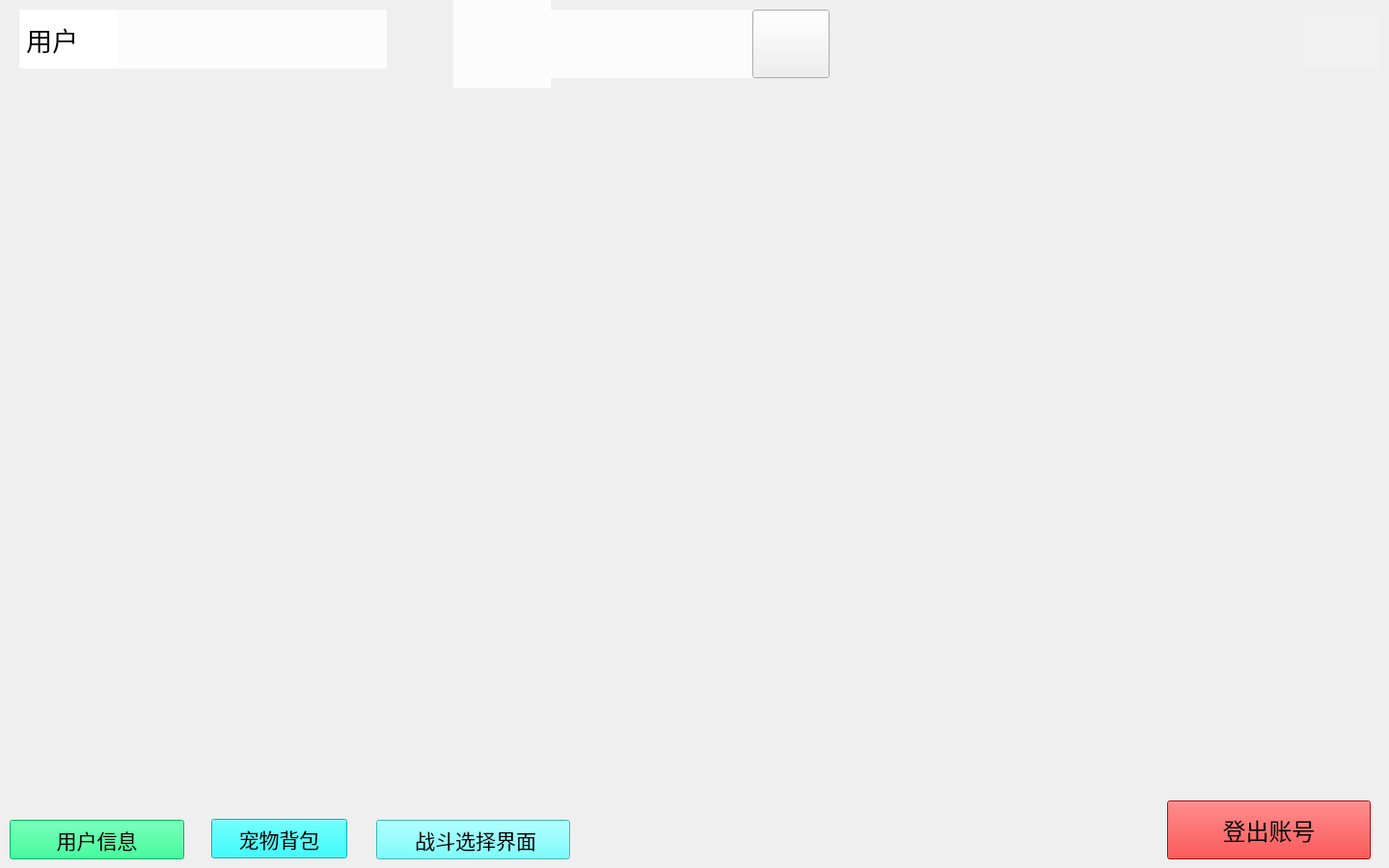
<?xml version="1.0" encoding="UTF-8"?>
<ui version="4.0">
 <class>lobby</class>
 <widget class="QWidget" name="lobby">
  <property name="geometry">
   <rect>
    <x>0</x>
    <y>0</y>
    <width>1440</width>
    <height>900</height>
   </rect>
  </property>
  <property name="windowTitle">
   <string>Form</string>
  </property>
  <widget class="QStackedWidget" name="stackedWidget">
   <property name="geometry">
    <rect>
     <x>0</x>
     <y>0</y>
     <width>1440</width>
     <height>900</height>
    </rect>
   </property>
   <property name="currentIndex">
    <number>0</number>
   </property>
   <widget class="QWidget" name="lobby_2">
    <property name="styleSheet">
     <string notr="true">QWidget #lobby_2{
	background-image: url(:/resource/background/lobby.jpg);
 	background-size: cover; 
    background-position: center;
    background-repeat: no-repeat; 
}</string>
    </property>
    <widget class="QLabel" name="lobby_backgound">
     <property name="geometry">
      <rect>
       <x>20</x>
       <y>0</y>
       <width>1440</width>
       <height>900</height>
      </rect>
     </property>
     <property name="font">
      <font>
       <family>幼圆</family>
       <pointsize>14</pointsize>
      </font>
     </property>
     <property name="autoFillBackground">
      <bool>true</bool>
     </property>
     <property name="styleSheet">
      <string notr="true">border-color: qlineargradient(spread:pad, x1:0, y1:0, x2:1, y2:0, stop:0 rgba(0, 0, 0, 255), stop:1 rgba(255, 255, 255, 255));</string>
     </property>
     <property name="text">
      <string/>
     </property>
    </widget>
    <widget class="QPushButton" name="switch_to_userlist">
     <property name="geometry">
      <rect>
       <x>10</x>
       <y>850</y>
       <width>181</width>
       <height>41</height>
      </rect>
     </property>
     <property name="font">
      <font>
       <family>AcadEref</family>
       <pointsize>16</pointsize>
      </font>
     </property>
     <property name="styleSheet">
      <string notr="true">background-color: rgb(0, 255, 127);
border-color: qradialgradient(spread:repeat, cx:0.5, cy:0.5, radius:0.077, fx:0.5, fy:0.5, stop:0 rgba(0, 169, 255, 147), stop:0.497326 rgba(0, 0, 0, 147), stop:1 rgba(0, 169, 255, 147));
</string>
     </property>
     <property name="text">
      <string>用户信息</string>
     </property>
    </widget>
    <widget class="QPushButton" name="switch_to_petbag">
     <property name="geometry">
      <rect>
       <x>219</x>
       <y>849</y>
       <width>141</width>
       <height>41</height>
      </rect>
     </property>
     <property name="font">
      <font>
       <family>AcadEref</family>
       <pointsize>16</pointsize>
      </font>
     </property>
     <property name="styleSheet">
      <string notr="true">border-color: qlineargradient(spread:pad, x1:0, y1:0, x2:1, y2:0, stop:0 rgba(0, 0, 0, 255), stop:1 rgba(255, 255, 255, 255));
background-color: rgb(0, 255, 255);</string>
     </property>
     <property name="text">
      <string>宠物背包</string>
     </property>
    </widget>
    <widget class="QPushButton" name="switch_to_battle">
     <property name="geometry">
      <rect>
       <x>390</x>
       <y>850</y>
       <width>201</width>
       <height>41</height>
      </rect>
     </property>
     <property name="font">
      <font>
       <family>AcadEref</family>
       <pointsize>16</pointsize>
      </font>
     </property>
     <property name="styleSheet">
      <string notr="true">background-color: rgb(85, 255, 255);
border-color: qconicalgradient(cx:0, cy:0, angle:135, stop:0 rgba(255, 255, 0, 69), stop:0.375 rgba(255, 255, 0, 69), stop:0.423533 rgba(251, 255, 0, 145), stop:0.45 rgba(247, 255, 0, 208), stop:0.477581 rgba(255, 244, 71, 130), stop:0.518717 rgba(255, 218, 71, 130), stop:0.55 rgba(255, 255, 0, 255), stop:0.57754 rgba(255, 203, 0, 130), stop:0.625 rgba(255, 255, 0, 69), stop:1 rgba(255, 255, 0, 69));</string>
     </property>
     <property name="text">
      <string> 战斗选择界面</string>
     </property>
    </widget>
    <widget class="QLabel" name="username_lobby">
     <property name="geometry">
      <rect>
       <x>120</x>
       <y>10</y>
       <width>281</width>
       <height>61</height>
      </rect>
     </property>
     <property name="font">
      <font>
       <family>幼圆</family>
       <pointsize>28</pointsize>
      </font>
     </property>
     <property name="styleSheet">
      <string notr="true">background-color: rgba(255, 255, 255, 200);</string>
     </property>
     <property name="text">
      <string/>
     </property>
    </widget>
    <widget class="QLabel" name="money">
     <property name="geometry">
      <rect>
       <x>570</x>
       <y>10</y>
       <width>211</width>
       <height>71</height>
      </rect>
     </property>
     <property name="font">
      <font>
       <family>幼圆</family>
       <pointsize>36</pointsize>
      </font>
     </property>
     <property name="styleSheet">
      <string notr="true">background-color: rgba(255, 255, 255, 200);
</string>
     </property>
     <property name="text">
      <string/>
     </property>
    </widget>
    <widget class="QLabel" name="label">
     <property name="geometry">
      <rect>
       <x>470</x>
       <y>0</y>
       <width>101</width>
       <height>91</height>
      </rect>
     </property>
     <property name="styleSheet">
      <string notr="true">image: url(:/resource/icon/coin.jpg);
background-color: rgb(255, 255,255, 200);</string>
     </property>
     <property name="text">
      <string/>
     </property>
    </widget>
    <widget class="QPushButton" name="recharge_button">
     <property name="geometry">
      <rect>
       <x>780</x>
       <y>10</y>
       <width>80</width>
       <height>71</height>
      </rect>
     </property>
     <property name="styleSheet">
      <string notr="true">image: url(:/resource/icon/add_money_2.jpg);</string>
     </property>
     <property name="text">
      <string/>
     </property>
    </widget>
    <widget class="QLabel" name="label_2">
     <property name="geometry">
      <rect>
       <x>20</x>
       <y>10</y>
       <width>101</width>
       <height>61</height>
      </rect>
     </property>
     <property name="font">
      <font>
       <family>黑体</family>
       <pointsize>20</pointsize>
      </font>
     </property>
     <property name="layoutDirection">
      <enum>Qt::LeftToRight</enum>
     </property>
     <property name="styleSheet">
      <string notr="true">border-color: rgb(255, 255, 255,200);
background-color: rgb(255, 255, 255);
color: rgb(0, 0, 0);</string>
     </property>
     <property name="text">
      <string> 用户</string>
     </property>
    </widget>
    <widget class="QPushButton" name="addpets">
     <property name="geometry">
      <rect>
       <x>1350</x>
       <y>10</y>
       <width>81</width>
       <height>61</height>
      </rect>
     </property>
     <property name="styleSheet">
      <string notr="true"> border: none; /* 去掉按钮的边框 */
image: url(:/resource/icon/takagi.jpg);
          background-color: transparent; /* 使按钮背景透明 */
            icon-size: 200px 200px; /* 设置图标大小 */
 background-color: rgba(255, 255, 255, 0.1); /* 悬停时按钮的背景颜色变化，轻微透明 */</string>
     </property>
     <property name="text">
      <string/>
     </property>
    </widget>
    <widget class="QPushButton" name="sign_out_to_login">
     <property name="geometry">
      <rect>
       <x>1210</x>
       <y>830</y>
       <width>211</width>
       <height>61</height>
      </rect>
     </property>
     <property name="font">
      <font>
       <family>黑体</family>
       <pointsize>18</pointsize>
      </font>
     </property>
     <property name="styleSheet">
      <string notr="true">background-color: rgb(255, 0, 0);</string>
     </property>
     <property name="text">
      <string>登出账号</string>
     </property>
    </widget>
   </widget>
   <widget class="QWidget" name="vs_battle">
    <property name="styleSheet">
     <string notr="true">QWidget #vs_battle{
	background-image: url(:/resource/background/battle_choose.jpeg);
}</string>
    </property>
    <widget class="QLabel" name="user_pet_name_b_2">
     <property name="geometry">
      <rect>
       <x>180</x>
       <y>20</y>
       <width>281</width>
       <height>91</height>
      </rect>
     </property>
     <property name="font">
      <font>
       <family>黑体</family>
       <pointsize>14</pointsize>
      </font>
     </property>
     <property name="styleSheet">
      <string notr="true">background-color: rgba(255, 255, 255, 230);</string>
     </property>
     <property name="text">
      <string/>
     </property>
    </widget>
    <widget class="QProgressBar" name="user_pet_hp_2">
     <property name="geometry">
      <rect>
       <x>100</x>
       <y>130</y>
       <width>400</width>
       <height>30</height>
      </rect>
     </property>
     <property name="value">
      <number>24</number>
     </property>
    </widget>
    <widget class="QLabel" name="user_pet_hp_d_2">
     <property name="geometry">
      <rect>
       <x>240</x>
       <y>120</y>
       <width>111</width>
       <height>51</height>
      </rect>
     </property>
     <property name="font">
      <font>
       <family>黑体</family>
       <pointsize>11</pointsize>
      </font>
     </property>
     <property name="styleSheet">
      <string notr="true">background-color: rgba(255, 255, 255, 0);</string>
     </property>
     <property name="text">
      <string/>
     </property>
    </widget>
    <widget class="QLabel" name="user_pet_attack_2">
     <property name="geometry">
      <rect>
       <x>100</x>
       <y>170</y>
       <width>400</width>
       <height>480</height>
      </rect>
     </property>
     <property name="styleSheet">
      <string notr="true">background-color: rgba(255, 255, 255, 230);</string>
     </property>
     <property name="text">
      <string/>
     </property>
    </widget>
    <widget class="QLabel" name="server_pet_hp_d_2">
     <property name="geometry">
      <rect>
       <x>1060</x>
       <y>130</y>
       <width>131</width>
       <height>51</height>
      </rect>
     </property>
     <property name="font">
      <font>
       <family>黑体</family>
       <pointsize>11</pointsize>
      </font>
     </property>
     <property name="styleSheet">
      <string notr="true">background-color: rgba(255, 255, 255, 0);</string>
     </property>
     <property name="text">
      <string/>
     </property>
    </widget>
    <widget class="QLabel" name="server_pet_name_b_2">
     <property name="geometry">
      <rect>
       <x>970</x>
       <y>30</y>
       <width>281</width>
       <height>71</height>
      </rect>
     </property>
     <property name="font">
      <font>
       <family>黑体</family>
       <pointsize>12</pointsize>
      </font>
     </property>
     <property name="styleSheet">
      <string notr="true">background-color: rgba(255, 255, 255, 230);</string>
     </property>
     <property name="text">
      <string/>
     </property>
    </widget>
    <widget class="QLabel" name="server_pet_attack_2">
     <property name="geometry">
      <rect>
       <x>910</x>
       <y>180</y>
       <width>400</width>
       <height>480</height>
      </rect>
     </property>
     <property name="styleSheet">
      <string notr="true">background-color: rgba(255, 255, 255, 230);</string>
     </property>
     <property name="text">
      <string/>
     </property>
    </widget>
    <widget class="QProgressBar" name="server_pet_hp_2">
     <property name="geometry">
      <rect>
       <x>910</x>
       <y>140</y>
       <width>400</width>
       <height>30</height>
      </rect>
     </property>
     <property name="value">
      <number>24</number>
     </property>
    </widget>
    <widget class="QListWidget" name="vs_battle_log">
     <property name="geometry">
      <rect>
       <x>220</x>
       <y>670</y>
       <width>971</width>
       <height>221</height>
      </rect>
     </property>
     <property name="styleSheet">
      <string notr="true">background-color: rgba(255, 255, 255, 190);</string>
     </property>
    </widget>
    <zorder>user_pet_name_b_2</zorder>
    <zorder>user_pet_hp_2</zorder>
    <zorder>user_pet_hp_d_2</zorder>
    <zorder>user_pet_attack_2</zorder>
    <zorder>server_pet_name_b_2</zorder>
    <zorder>server_pet_attack_2</zorder>
    <zorder>server_pet_hp_2</zorder>
    <zorder>vs_battle_log</zorder>
    <zorder>server_pet_hp_d_2</zorder>
   </widget>
   <widget class="QWidget" name="userlist">
    <widget class="QPushButton" name="userlist_backto_lobby">
     <property name="geometry">
      <rect>
       <x>0</x>
       <y>0</y>
       <width>111</width>
       <height>41</height>
      </rect>
     </property>
     <property name="font">
      <font>
       <family>AcadEref</family>
       <pointsize>12</pointsize>
      </font>
     </property>
     <property name="styleSheet">
      <string notr="true">background-color: rgba(255, 255, 255, 128);
border-color: qconicalgradient(cx:0.5, cy:0.5, angle:0, stop:0 rgba(255, 255, 255, 255), stop:0.373979 rgba(255, 255, 255, 255), stop:0.373991 rgba(33, 30, 255, 255), stop:0.624018 rgba(33, 30, 255, 255), stop:0.624043 rgba(255, 0, 0, 255), stop:1 rgba(255, 0, 0, 255));</string>
     </property>
     <property name="text">
      <string>返回大厅</string>
     </property>
    </widget>
    <widget class="QLabel" name="userlist_background">
     <property name="geometry">
      <rect>
       <x>0</x>
       <y>0</y>
       <width>1440</width>
       <height>900</height>
      </rect>
     </property>
     <property name="styleSheet">
      <string notr="true">background-image: url(:/resource/background/lobby.jpg);</string>
     </property>
     <property name="text">
      <string/>
     </property>
    </widget>
    <widget class="QTextBrowser" name="userlist_table">
     <property name="geometry">
      <rect>
       <x>70</x>
       <y>50</y>
       <width>1311</width>
       <height>811</height>
      </rect>
     </property>
     <property name="styleSheet">
      <string notr="true">background-color: rgba(255, 255, 255, 230);</string>
     </property>
    </widget>
    <zorder>userlist_background</zorder>
    <zorder>userlist_backto_lobby</zorder>
    <zorder>userlist_table</zorder>
   </widget>
   <widget class="QWidget" name="petbag">
    <property name="styleSheet">
     <string notr="true">QWidget #petbag{
	background-image: url(:/resource/background/lobby.jpg);
}
</string>
    </property>
    <widget class="QPushButton" name="petbag_backto_lobby">
     <property name="geometry">
      <rect>
       <x>0</x>
       <y>0</y>
       <width>131</width>
       <height>51</height>
      </rect>
     </property>
     <property name="font">
      <font>
       <family>AcadEref</family>
       <pointsize>16</pointsize>
      </font>
     </property>
     <property name="text">
      <string> 返回大厅</string>
     </property>
    </widget>
    <widget class="QScrollArea" name="scrollArea">
     <property name="geometry">
      <rect>
       <x>90</x>
       <y>80</y>
       <width>1280</width>
       <height>720</height>
      </rect>
     </property>
     <property name="widgetResizable">
      <bool>true</bool>
     </property>
     <widget class="QWidget" name="scrollAreaWidgetContents">
      <property name="geometry">
       <rect>
        <x>0</x>
        <y>0</y>
        <width>1278</width>
        <height>718</height>
       </rect>
      </property>
     </widget>
    </widget>
   </widget>
   <widget class="QWidget" name="battle_choose">
    <property name="styleSheet">
     <string notr="true">QWidget #battle_choose{
	background-image: url(:/resource/background/battle_choose.jpeg);

}
</string>
    </property>
    <widget class="QPushButton" name="battle_choose_backto_lobby">
     <property name="geometry">
      <rect>
       <x>10</x>
       <y>10</y>
       <width>121</width>
       <height>51</height>
      </rect>
     </property>
     <property name="text">
      <string>返回大厅</string>
     </property>
    </widget>
    <widget class="QLabel" name="battle_choose_background">
     <property name="geometry">
      <rect>
       <x>0</x>
       <y>0</y>
       <width>1440</width>
       <height>900</height>
      </rect>
     </property>
     <property name="text">
      <string/>
     </property>
    </widget>
    <widget class="QListWidget" name="user_pets_list">
     <property name="geometry">
      <rect>
       <x>30</x>
       <y>90</y>
       <width>550</width>
       <height>770</height>
      </rect>
     </property>
     <property name="styleSheet">
      <string notr="true">background-color: rgba(255, 255, 255, 230);</string>
     </property>
    </widget>
    <widget class="QListWidget" name="server_pets_list">
     <property name="geometry">
      <rect>
       <x>860</x>
       <y>90</y>
       <width>550</width>
       <height>770</height>
      </rect>
     </property>
     <property name="styleSheet">
      <string notr="true">background-color: rgba(255, 255, 255, 230);</string>
     </property>
    </widget>
    <widget class="QPushButton" name="start_upgrade_battle">
     <property name="geometry">
      <rect>
       <x>620</x>
       <y>360</y>
       <width>191</width>
       <height>61</height>
      </rect>
     </property>
     <property name="font">
      <font>
       <family>楷体</family>
       <pointsize>26</pointsize>
      </font>
     </property>
     <property name="styleSheet">
      <string notr="true">border-color: rgb(255, 0, 0);</string>
     </property>
     <property name="text">
      <string>升级战</string>
     </property>
    </widget>
    <widget class="QPushButton" name="start_vs_battle">
     <property name="geometry">
      <rect>
       <x>620</x>
       <y>490</y>
       <width>191</width>
       <height>71</height>
      </rect>
     </property>
     <property name="font">
      <font>
       <family>楷体</family>
       <pointsize>26</pointsize>
      </font>
     </property>
     <property name="text">
      <string>决斗战</string>
     </property>
    </widget>
    <widget class="QPushButton" name="flush_serve_pets">
     <property name="geometry">
      <rect>
       <x>1190</x>
       <y>20</y>
       <width>210</width>
       <height>60</height>
      </rect>
     </property>
     <property name="font">
      <font>
       <family>黑体</family>
       <pointsize>11</pointsize>
      </font>
     </property>
     <property name="text">
      <string>刷新服务器宠物</string>
     </property>
    </widget>
    <widget class="QPushButton" name="add_server_pets">
     <property name="geometry">
      <rect>
       <x>860</x>
       <y>20</y>
       <width>210</width>
       <height>60</height>
      </rect>
     </property>
     <property name="font">
      <font>
       <family>黑体</family>
       <pointsize>11</pointsize>
      </font>
     </property>
     <property name="text">
      <string>服务器增加三只宠物</string>
     </property>
    </widget>
    <zorder>battle_choose_background</zorder>
    <zorder>battle_choose_backto_lobby</zorder>
    <zorder>user_pets_list</zorder>
    <zorder>server_pets_list</zorder>
    <zorder>start_upgrade_battle</zorder>
    <zorder>start_vs_battle</zorder>
    <zorder>flush_serve_pets</zorder>
    <zorder>add_server_pets</zorder>
   </widget>
   <widget class="QWidget" name="upgrade_battle">
    <property name="styleSheet">
     <string notr="true">QWidget #upgrade_battle{
background-image: url(:/resource/background/battle_choose.jpeg)
}
</string>
    </property>
    <widget class="QLabel" name="user_pet_attack">
     <property name="geometry">
      <rect>
       <x>100</x>
       <y>180</y>
       <width>400</width>
       <height>480</height>
      </rect>
     </property>
     <property name="styleSheet">
      <string notr="true">background-color: rgba(255, 255, 255, 230);</string>
     </property>
     <property name="text">
      <string/>
     </property>
    </widget>
    <widget class="QProgressBar" name="user_pet_hp">
     <property name="geometry">
      <rect>
       <x>100</x>
       <y>140</y>
       <width>400</width>
       <height>30</height>
      </rect>
     </property>
     <property name="value">
      <number>24</number>
     </property>
    </widget>
    <widget class="QLabel" name="server_pet_attack">
     <property name="geometry">
      <rect>
       <x>820</x>
       <y>180</y>
       <width>400</width>
       <height>480</height>
      </rect>
     </property>
     <property name="styleSheet">
      <string notr="true">background-color: rgba(255, 255, 255, 230);</string>
     </property>
     <property name="text">
      <string/>
     </property>
    </widget>
    <widget class="QProgressBar" name="server_pet_hp">
     <property name="geometry">
      <rect>
       <x>820</x>
       <y>140</y>
       <width>400</width>
       <height>30</height>
      </rect>
     </property>
     <property name="value">
      <number>24</number>
     </property>
    </widget>
    <widget class="QLabel" name="user_pet_name_b">
     <property name="geometry">
      <rect>
       <x>180</x>
       <y>30</y>
       <width>281</width>
       <height>91</height>
      </rect>
     </property>
     <property name="font">
      <font>
       <family>黑体</family>
       <pointsize>14</pointsize>
      </font>
     </property>
     <property name="styleSheet">
      <string notr="true">background-color: rgba(255, 255, 255, 230);</string>
     </property>
     <property name="text">
      <string/>
     </property>
    </widget>
    <widget class="QLabel" name="server_pet_name_b">
     <property name="geometry">
      <rect>
       <x>880</x>
       <y>30</y>
       <width>281</width>
       <height>71</height>
      </rect>
     </property>
     <property name="font">
      <font>
       <family>黑体</family>
       <pointsize>12</pointsize>
      </font>
     </property>
     <property name="styleSheet">
      <string notr="true">background-color: rgba(255, 255, 255, 230);</string>
     </property>
     <property name="text">
      <string/>
     </property>
    </widget>
    <widget class="QLabel" name="user_pet_hp_d">
     <property name="geometry">
      <rect>
       <x>240</x>
       <y>130</y>
       <width>111</width>
       <height>51</height>
      </rect>
     </property>
     <property name="font">
      <font>
       <family>黑体</family>
       <pointsize>11</pointsize>
      </font>
     </property>
     <property name="styleSheet">
      <string notr="true">background-color: rgba(255, 255, 255, 0);</string>
     </property>
     <property name="text">
      <string/>
     </property>
    </widget>
    <widget class="QLabel" name="server_pet_hp_d">
     <property name="geometry">
      <rect>
       <x>970</x>
       <y>130</y>
       <width>131</width>
       <height>51</height>
      </rect>
     </property>
     <property name="font">
      <font>
       <family>黑体</family>
       <pointsize>11</pointsize>
      </font>
     </property>
     <property name="styleSheet">
      <string notr="true">background-color: rgba(255, 255, 255, 0);</string>
     </property>
     <property name="text">
      <string/>
     </property>
    </widget>
    <widget class="QListWidget" name="upgrade_battle_log">
     <property name="geometry">
      <rect>
       <x>120</x>
       <y>680</y>
       <width>971</width>
       <height>221</height>
      </rect>
     </property>
     <property name="styleSheet">
      <string notr="true">background-color: rgba(255, 255, 255, 190);</string>
     </property>
    </widget>
   </widget>
  </widget>
 </widget>
 <resources/>
 <connections/>
</ui>
